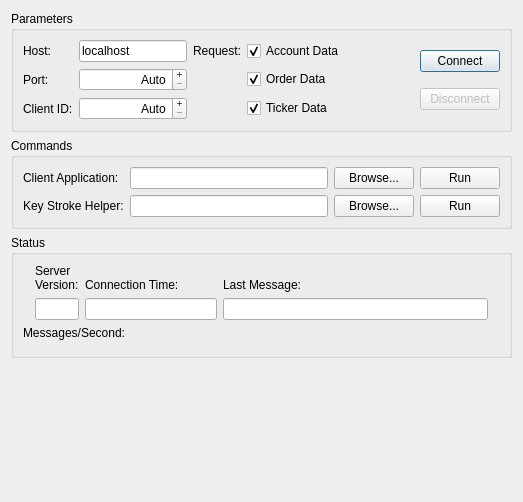
<ui version="4.0" >
 <class>ConnectionWidget</class>
 <widget class="QWidget" name="ConnectionWidget" >
  <property name="geometry" >
   <rect>
    <x>0</x>
    <y>0</y>
    <width>523</width>
    <height>502</height>
   </rect>
  </property>
  <property name="windowTitle" >
   <string>Connection Display</string>
  </property>
  <layout class="QVBoxLayout" name="verticalLayout_3" >
   <item>
    <widget class="QGroupBox" name="groupBox_2" >
     <property name="title" >
      <string>Parameters</string>
     </property>
     <property name="flat" >
      <bool>true</bool>
     </property>
     <layout class="QHBoxLayout" name="horizontalLayout" >
      <item>
       <widget class="QFrame" name="connectParamWidgets" >
        <property name="sizePolicy" >
         <sizepolicy vsizetype="Preferred" hsizetype="Preferred" >
          <horstretch>0</horstretch>
          <verstretch>0</verstretch>
         </sizepolicy>
        </property>
        <property name="frameShape" >
         <enum>QFrame::NoFrame</enum>
        </property>
        <property name="frameShadow" >
         <enum>QFrame::Plain</enum>
        </property>
        <layout class="QGridLayout" name="gridLayout" >
         <property name="margin" >
          <number>0</number>
         </property>
         <property name="spacing" >
          <number>-1</number>
         </property>
         <item row="0" column="0" >
          <widget class="QLabel" name="label_5" >
           <property name="text" >
            <string>Host:</string>
           </property>
           <property name="alignment" >
            <set>Qt::AlignLeading|Qt::AlignLeft|Qt::AlignVCenter</set>
           </property>
          </widget>
         </item>
         <item row="0" column="1" >
          <widget class="QLineEdit" name="hostNameEdit" >
           <property name="text" >
            <string>localhost</string>
           </property>
          </widget>
         </item>
         <item row="0" column="2" >
          <widget class="QLabel" name="label_2" >
           <property name="sizePolicy" >
            <sizepolicy vsizetype="Preferred" hsizetype="Minimum" >
             <horstretch>0</horstretch>
             <verstretch>0</verstretch>
            </sizepolicy>
           </property>
           <property name="text" >
            <string>Request:</string>
           </property>
          </widget>
         </item>
         <item row="0" column="3" >
          <widget class="QCheckBox" name="requestAccount" >
           <property name="text" >
            <string>Account Data</string>
           </property>
           <property name="checked" >
            <bool>true</bool>
           </property>
          </widget>
         </item>
         <item row="1" column="0" >
          <widget class="QLabel" name="label_3" >
           <property name="text" >
            <string>Port:</string>
           </property>
           <property name="alignment" >
            <set>Qt::AlignLeading|Qt::AlignLeft|Qt::AlignVCenter</set>
           </property>
          </widget>
         </item>
         <item row="1" column="1" >
          <widget class="QSpinBox" name="portNumberSpin" >
           <property name="alignment" >
            <set>Qt::AlignRight</set>
           </property>
           <property name="buttonSymbols" >
            <enum>QAbstractSpinBox::PlusMinus</enum>
           </property>
           <property name="specialValueText" >
            <string>Auto</string>
           </property>
           <property name="minimum" >
            <number>1023</number>
           </property>
           <property name="maximum" >
            <number>65536</number>
           </property>
           <property name="value" >
            <number>1023</number>
           </property>
          </widget>
         </item>
         <item row="1" column="3" >
          <widget class="QCheckBox" name="requestOrders" >
           <property name="text" >
            <string>Order Data</string>
           </property>
           <property name="checked" >
            <bool>true</bool>
           </property>
          </widget>
         </item>
         <item row="2" column="0" >
          <widget class="QLabel" name="label_4" >
           <property name="text" >
            <string>Client ID:</string>
           </property>
           <property name="alignment" >
            <set>Qt::AlignLeading|Qt::AlignLeft|Qt::AlignVCenter</set>
           </property>
          </widget>
         </item>
         <item row="2" column="1" >
          <widget class="QSpinBox" name="clientIdSpin" >
           <property name="alignment" >
            <set>Qt::AlignRight</set>
           </property>
           <property name="buttonSymbols" >
            <enum>QAbstractSpinBox::PlusMinus</enum>
           </property>
           <property name="specialValueText" >
            <string>Auto</string>
           </property>
           <property name="minimum" >
            <number>-1</number>
           </property>
           <property name="maximum" >
            <number>999</number>
           </property>
           <property name="value" >
            <number>-1</number>
           </property>
          </widget>
         </item>
         <item row="2" column="3" >
          <widget class="QCheckBox" name="requestTickers" >
           <property name="text" >
            <string>Ticker Data</string>
           </property>
           <property name="checked" >
            <bool>true</bool>
           </property>
          </widget>
         </item>
        </layout>
       </widget>
      </item>
      <item>
       <spacer name="horizontalSpacer" >
        <property name="orientation" >
         <enum>Qt::Horizontal</enum>
        </property>
        <property name="sizeHint" stdset="0" >
         <size>
          <width>40</width>
          <height>20</height>
         </size>
        </property>
       </spacer>
      </item>
      <item>
       <layout class="QVBoxLayout" name="verticalLayout_2" >
        <item>
         <widget class="QPushButton" name="connectButton" >
          <property name="text" >
           <string>Connect</string>
          </property>
          <property name="icon" >
           <iconset resource="../../lib/widgets/profit.qrc" >
            <normaloff>:/images/icons/connect_established.png</normaloff>:/images/icons/connect_established.png</iconset>
          </property>
          <property name="default" >
           <bool>true</bool>
          </property>
         </widget>
        </item>
        <item>
         <widget class="QPushButton" name="disconnectButton" >
          <property name="enabled" >
           <bool>false</bool>
          </property>
          <property name="text" >
           <string>Disconnect</string>
          </property>
          <property name="icon" >
           <iconset resource="../../lib/widgets/profit.qrc" >
            <normaloff>:/images/icons/connect_no.png</normaloff>:/images/icons/connect_no.png</iconset>
          </property>
         </widget>
        </item>
       </layout>
      </item>
     </layout>
    </widget>
   </item>
   <item>
    <widget class="QGroupBox" name="groupBox" >
     <property name="title" >
      <string>Commands</string>
     </property>
     <property name="flat" >
      <bool>true</bool>
     </property>
     <layout class="QGridLayout" >
      <property name="margin" >
       <number>9</number>
      </property>
      <property name="spacing" >
       <number>6</number>
      </property>
      <item row="0" column="3" >
       <widget class="QLineEdit" name="brokerCommandEdit" />
      </item>
      <item row="2" column="3" >
       <widget class="QLineEdit" name="keyHelperCommandEdit" />
      </item>
      <item row="2" column="1" >
       <widget class="QLabel" name="label" >
        <property name="sizePolicy" >
         <sizepolicy vsizetype="Preferred" hsizetype="Minimum" >
          <horstretch>0</horstretch>
          <verstretch>0</verstretch>
         </sizepolicy>
        </property>
        <property name="text" >
         <string>Key Stroke Helper:</string>
        </property>
       </widget>
      </item>
      <item row="0" column="1" >
       <widget class="QLabel" name="label" >
        <property name="sizePolicy" >
         <sizepolicy vsizetype="Preferred" hsizetype="Minimum" >
          <horstretch>0</horstretch>
          <verstretch>0</verstretch>
         </sizepolicy>
        </property>
        <property name="text" >
         <string>Client Application:</string>
        </property>
       </widget>
      </item>
      <item row="0" column="5" >
       <widget class="QPushButton" name="brokerCommandRunButton" >
        <property name="text" >
         <string>Run</string>
        </property>
        <property name="icon" >
         <iconset resource="../../lib/widgets/profit.qrc" >
          <normaloff>:/images/icons/run.png</normaloff>:/images/icons/run.png</iconset>
        </property>
       </widget>
      </item>
      <item row="2" column="5" >
       <widget class="QPushButton" name="keyHelperCommandRunButton" >
        <property name="text" >
         <string>Run</string>
        </property>
        <property name="icon" >
         <iconset resource="../../lib/widgets/profit.qrc" >
          <normaloff>:/images/icons/run.png</normaloff>:/images/icons/run.png</iconset>
        </property>
       </widget>
      </item>
      <item row="0" column="4" >
       <widget class="QPushButton" name="brokerCommandSelectButton" >
        <property name="text" >
         <string>Browse...</string>
        </property>
       </widget>
      </item>
      <item row="2" column="4" >
       <widget class="QPushButton" name="keyHelperCommandSelectButton" >
        <property name="text" >
         <string>Browse...</string>
        </property>
       </widget>
      </item>
     </layout>
    </widget>
   </item>
   <item>
    <widget class="QGroupBox" name="groupBox" >
     <property name="sizePolicy" >
      <sizepolicy vsizetype="Preferred" hsizetype="Preferred" >
       <horstretch>0</horstretch>
       <verstretch>0</verstretch>
      </sizepolicy>
     </property>
     <property name="title" >
      <string>Status</string>
     </property>
     <property name="flat" >
      <bool>true</bool>
     </property>
     <layout class="QVBoxLayout" name="verticalLayout" >
      <item>
       <layout class="QGridLayout" name="gridLayout_2" >
        <item row="0" column="1" >
         <widget class="QLabel" name="label" >
          <property name="text" >
           <string>Server
Version:</string>
          </property>
          <property name="alignment" >
           <set>Qt::AlignBottom|Qt::AlignLeading|Qt::AlignLeft</set>
          </property>
          <property name="wordWrap" >
           <bool>true</bool>
          </property>
         </widget>
        </item>
        <item row="0" column="2" >
         <widget class="QLabel" name="label" >
          <property name="sizePolicy" >
           <sizepolicy vsizetype="Preferred" hsizetype="Minimum" >
            <horstretch>0</horstretch>
            <verstretch>0</verstretch>
           </sizepolicy>
          </property>
          <property name="text" >
           <string>Connection Time:</string>
          </property>
          <property name="alignment" >
           <set>Qt::AlignBottom|Qt::AlignLeading|Qt::AlignLeft</set>
          </property>
         </widget>
        </item>
        <item row="0" column="3" >
         <widget class="QLabel" name="label" >
          <property name="text" >
           <string>Last Message:</string>
          </property>
          <property name="alignment" >
           <set>Qt::AlignBottom|Qt::AlignLeading|Qt::AlignLeft</set>
          </property>
         </widget>
        </item>
        <item row="1" column="1" >
         <widget class="QLineEdit" name="serverVersionEdit" >
          <property name="sizePolicy" >
           <sizepolicy vsizetype="Fixed" hsizetype="Expanding" >
            <horstretch>1</horstretch>
            <verstretch>0</verstretch>
           </sizepolicy>
          </property>
          <property name="readOnly" >
           <bool>true</bool>
          </property>
         </widget>
        </item>
        <item row="1" column="2" >
         <widget class="QLineEdit" name="connectionTimeEdit" >
          <property name="sizePolicy" >
           <sizepolicy vsizetype="Fixed" hsizetype="Expanding" >
            <horstretch>3</horstretch>
            <verstretch>0</verstretch>
           </sizepolicy>
          </property>
          <property name="readOnly" >
           <bool>true</bool>
          </property>
         </widget>
        </item>
        <item row="1" column="3" >
         <widget class="QLineEdit" name="lastMessageEdit" >
          <property name="sizePolicy" >
           <sizepolicy vsizetype="Fixed" hsizetype="Expanding" >
            <horstretch>6</horstretch>
            <verstretch>0</verstretch>
           </sizepolicy>
          </property>
          <property name="minimumSize" >
           <size>
            <width>0</width>
            <height>0</height>
           </size>
          </property>
          <property name="focusPolicy" >
           <enum>Qt::NoFocus</enum>
          </property>
          <property name="readOnly" >
           <bool>true</bool>
          </property>
         </widget>
        </item>
        <item row="1" column="0" >
         <spacer name="horizontalSpacer_2" >
          <property name="orientation" >
           <enum>Qt::Horizontal</enum>
          </property>
          <property name="sizeHint" stdset="0" >
           <size>
            <width>12</width>
            <height>20</height>
           </size>
          </property>
         </spacer>
        </item>
        <item row="1" column="4" >
         <spacer name="horizontalSpacer_3" >
          <property name="orientation" >
           <enum>Qt::Horizontal</enum>
          </property>
          <property name="sizeHint" stdset="0" >
           <size>
            <width>12</width>
            <height>20</height>
           </size>
          </property>
         </spacer>
        </item>
       </layout>
      </item>
      <item>
       <layout class="QVBoxLayout" >
        <property name="spacing" >
         <number>6</number>
        </property>
        <property name="margin" >
         <number>0</number>
        </property>
        <item>
         <widget class="QLabel" name="label" >
          <property name="text" >
           <string>Messages/Second:</string>
          </property>
          <property name="alignment" >
           <set>Qt::AlignLeading|Qt::AlignLeft|Qt::AlignTop</set>
          </property>
         </widget>
        </item>
        <item>
         <widget class="QwtThermo" name="rateThermo" >
          <property name="sizePolicy" >
           <sizepolicy vsizetype="Fixed" hsizetype="Minimum" >
            <horstretch>0</horstretch>
            <verstretch>0</verstretch>
           </sizepolicy>
          </property>
          <property name="alarmColor" >
           <color>
            <red>200</red>
            <green>100</green>
            <blue>100</blue>
           </color>
          </property>
          <property name="alarmEnabled" >
           <bool>true</bool>
          </property>
          <property name="alarmLevel" >
           <double>180.000000000000000</double>
          </property>
          <property name="scalePosition" >
           <enum>QwtThermo::BottomScale</enum>
          </property>
          <property name="borderWidth" >
           <number>1</number>
          </property>
          <property name="fillColor" >
           <color>
            <red>100</red>
            <green>200</green>
            <blue>100</blue>
           </color>
          </property>
          <property name="maxValue" >
           <double>200.000000000000000</double>
          </property>
          <property name="pipeWidth" >
           <number>4</number>
          </property>
          <property name="value" >
           <double>195.000000000000000</double>
          </property>
         </widget>
        </item>
       </layout>
      </item>
     </layout>
    </widget>
   </item>
   <item>
    <spacer>
     <property name="orientation" >
      <enum>Qt::Vertical</enum>
     </property>
     <property name="sizeType" >
      <enum>QSizePolicy::Expanding</enum>
     </property>
     <property name="sizeHint" stdset="0" >
      <size>
       <width>16</width>
       <height>16</height>
      </size>
     </property>
    </spacer>
   </item>
  </layout>
 </widget>
 <customwidgets>
  <customwidget>
   <class>QwtThermo</class>
   <extends>QWidget</extends>
   <header>qwt_thermo.h</header>
  </customwidget>
 </customwidgets>
 <tabstops>
  <tabstop>hostNameEdit</tabstop>
  <tabstop>portNumberSpin</tabstop>
  <tabstop>clientIdSpin</tabstop>
  <tabstop>requestAccount</tabstop>
  <tabstop>requestOrders</tabstop>
  <tabstop>requestTickers</tabstop>
  <tabstop>connectButton</tabstop>
  <tabstop>disconnectButton</tabstop>
  <tabstop>brokerCommandEdit</tabstop>
  <tabstop>brokerCommandSelectButton</tabstop>
  <tabstop>brokerCommandRunButton</tabstop>
  <tabstop>keyHelperCommandEdit</tabstop>
  <tabstop>keyHelperCommandSelectButton</tabstop>
  <tabstop>keyHelperCommandRunButton</tabstop>
  <tabstop>serverVersionEdit</tabstop>
  <tabstop>connectionTimeEdit</tabstop>
 </tabstops>
 <resources>
  <include location="../../lib/widgets/profit.qrc" />
 </resources>
 <connections/>
</ui>
